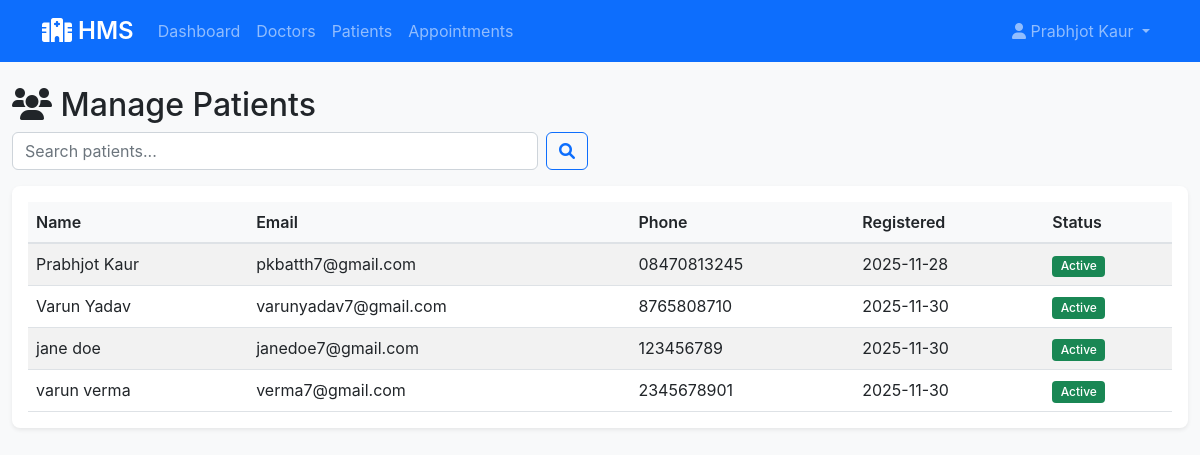
The page /admin/manage-patients (signed in) on the database its author committed.
### app/models.py (models this page shows, shortened)
class Admin(UserMixin, db.Model):
    __tablename__ = 'admins'
    id = db.Column(db.Integer, primary_key=True)
    username = db.Column(db.String(80), unique=True, nullable=False)
    email = db.Column(db.String(120), unique=True, nullable=False)
    password_hash = db.Column(db.String(255), nullable=False)
    full_name = db.Column(db.String(100), nullable=False)
    phone = db.Column(db.String(15), nullable=False)
    created_at = db.Column(db.DateTime, default=datetime.utcnow)
    is_active = db.Column(db.Boolean, default=True)

class Patient(UserMixin, db.Model):
    __tablename__ = 'patients'
    id = db.Column(db.Integer, primary_key=True)
    username = db.Column(db.String(80), unique=True, nullable=False)
    email = db.Column(db.String(120), unique=True, nullable=False)
    password_hash = db.Column(db.String(255), nullable=False)
    full_name = db.Column(db.String(100), nullable=False)
    phone = db.Column(db.String(15), nullable=False)
    date_of_birth = db.Column(db.Date)
    gender = db.Column(db.String(10))
    address = db.Column(db.Text)
    blood_group = db.Column(db.String(5))
    emergency_contact = db.Column(db.String(15))
    medical_history = db.Column(db.Text)
    created_at = db.Column(db.DateTime, default=datetime.utcnow)
    is_active = db.Column(db.Boolean, default=True)
    appointments = db.relationship('Appointment', backref='patient', lazy=True)

### app/routes/admin.py (the view)
    def decorated_function(*args, **kwargs):
        if not current_user.is_authenticated or session.get('user_type') != 'admin':
            flash('Admin access required!', 'error')
            return redirect(url_for('auth.login'))
        return f(*args, **kwargs)

### app/routes/admin.py (called while the page is built)
def admin_required(f):
    def decorated_function(*args, **kwargs):
        if not current_user.is_authenticated or session.get('user_type') != 'admin':
            flash('Admin access required!', 'error')
            return redirect(url_for('auth.login'))
        return f(*args, **kwargs)
    decorated_function.__name__ = f.__name__
    return decorated_function

@admin.route('/manage-patients', methods=['GET', 'POST'])
@login_required
@admin_required
def manage_patients():
    search = request.args.get('search', '')
    if search:
        patients = Patient.query.filter(
            or_(Patient.full_name.contains(search),
                Patient.username.contains(search),
                Patient.email.contains(search),
                Patient.phone.contains(search))
        ).all()
    else:
        patients = Patient.query.all()
    return render_template('admin/manage_patients.html', patients=patients)

### app/templates/admin/manage_patients.html (shortened to what this page needs)
{% extends "base.html" %}
{% block content %}
<div class="row">
    <div class="col-12">
        <h2><i class="fas fa-users"></i> Manage Patients</h2>
    </div>
</div>
<div class="row mb-3">
    <div class="col-md-6">
        <form method="GET" class="d-flex">
            <input type="text" class="form-control me-2" name="search" placeholder="Search patients..." value="{{ request.args.get('search', '') }}">
            <button type="submit" class="btn btn-outline-primary">
                <i class="fas fa-search"></i>
            </button>
        </form>
    </div>
</div>
<div class="card">
    <div class="card-body">
        {% if patients %}
            <div class="table-responsive">
                <table class="table table-striped">
                    <thead>
                        <tr>
                            <th>Name</th>
                            <th>Email</th>
                            <th>Phone</th>
                            <th>Registered</th>
                            <th>Status</th>
                        </tr>
                    </thead>
                    <tbody>
                        {% for patient in patients %}
                        <tr>
                            <td>{{ patient.full_name }}</td>
                            <td>{{ patient.email }}</td>
                            <td>{{ patient.phone }}</td>
                            <td>{{ patient.created_at.strftime('%Y-%m-%d') }}</td>
                            <td><span class="badge {% if patient.is_active %}bg-success{% else %}bg-danger{% endif %}">{% if patient.is_active %}Active{% else %}Inactive{% endif %}</span></td>
                        </tr>
                        {% endfor %}
                    </tbody>
                </table>
            </div>
        {% else %}
            <p class="text-muted">No patients found.</p>
        {% endif %}
    </div>
</div>
{% endblock %}

### app/templates/base.html (shortened to what this page needs)
<!DOCTYPE html>
<html lang="en">
<head>
    <link href="https://cdn.jsdelivr.net/npm/bootstrap@5.1.3/dist/css/bootstrap.min.css" rel="stylesheet">
    <link href="https://cdnjs.cloudflare.com/ajax/libs/font-awesome/6.0.0/css/all.min.css" rel="stylesheet">
    <link href="{{ url_for('static', filename='css/style.css') }}" rel="stylesheet">
</head>
<body>
    <nav class="navbar navbar-expand-lg navbar-dark bg-primary">
        <div class="container">
            <a class="navbar-brand" href="{{ url_for('index') }}">
                <i class="fas fa-hospital"></i> HMS
            </a>
            <div class="collapse navbar-collapse" id="navbarNav">
                <ul class="navbar-nav me-auto">
                    {% if current_user.is_authenticated %}
                        {% if session.user_type == 'admin' %}
                            <li class="nav-item">
                                <a class="nav-link" href="{{ url_for('admin.dashboard') }}">Dashboard</a>
                            </li>
                            <li class="nav-item">
                                <a class="nav-link" href="{{ url_for('admin.manage_doctors') }}">Doctors</a>
                            </li>
                            <li class="nav-item">
                                <a class="nav-link" href="{{ url_for('admin.manage_patients') }}">Patients</a>
                            </li>
                            <li class="nav-item">
                                <a class="nav-link" href="{{ url_for('admin.appointments') }}">Appointments</a>
                            </li>
                        {% endif %}
                    {% endif %}
                </ul>
                <ul class="navbar-nav">
                    {% if current_user.is_authenticated %}
                        <li class="nav-item dropdown">
                            <a class="nav-link dropdown-toggle" href="#" id="navbarDropdown" role="button" data-bs-toggle="dropdown">
                                <i class="fas fa-user"></i> {{ current_user.full_name }}
                            </a>
                        </li>
                    {% endif %}
                </ul>
            </div>
        </div>
    </nav>
    <main class="container-fluid py-4">
        {% block content %}{% endblock %}
    </main>
</body>
</html>

### app/static/style.css (style rules this page uses)
:root { --primary-color: #0b71de; --success-color: #28a745; --info-color: #17a2b8; --warning-color: #ffc107; --danger-color: #dc3545; }
body { background-color: #f8f9fa; font-family: -apple-system, BlinkMacSystemFont, 'Segoe UI', Roboto, 'Helvetica Neue', Arial, sans-serif; }
.navbar-brand { font-weight: 600; font-size: 1.5rem; }
.card { border: none; border-radius: 0.5rem; box-shadow: 0 0.125rem 0.25rem rgba(0, 0, 0, 0.075); margin-bottom: 1.5rem; }
.table { margin-bottom: 0; }
.table th { background-color: #f8f9fa; border-bottom: 2px solid #dee2e6; font-weight: 600; }
.btn { border-radius: 0.375rem; font-weight: 500; }
.badge { padding: 0.4em 0.7em; font-weight: 500; }
.form-control, .form-select { border-radius: 0.375rem; }

### rows shown on the page
Admin: full_name "Prabhjot Kaur"
Patient: full_name "Prabhjot Kaur", email "pkbatth7@gmail.com", phone "08470813245", created_at "2025-11-28", is_active "Active"
Patient: full_name "Varun Yadav", email "varunyadav7@gmail.com", phone "8765808710", created_at "2025-11-30", is_active "Active"
Patient: full_name "jane doe", email "janedoe7@gmail.com", phone "123456789", created_at "2025-11-30", is_active "Active"
Patient: full_name "varun verma", email "verma7@gmail.com", phone "2345678901", created_at "2025-11-30", is_active "Active"
